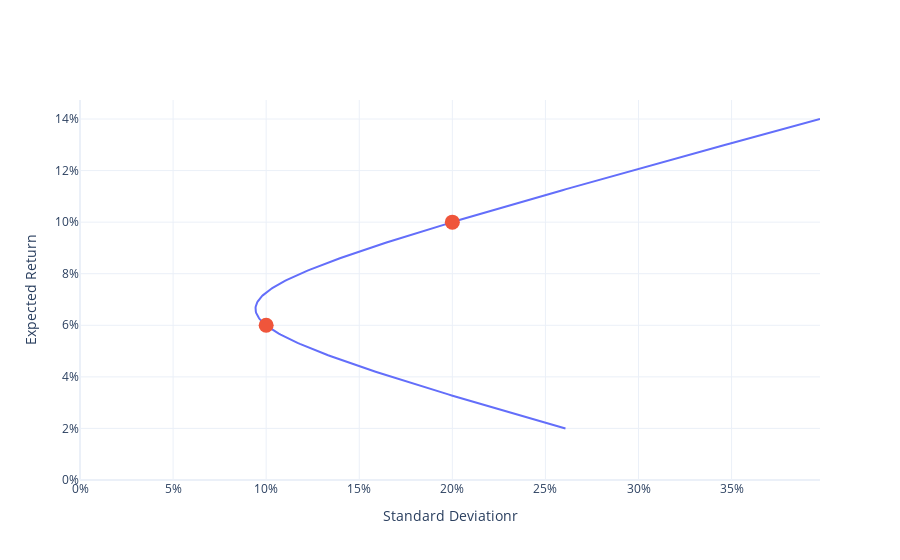

Notebook code for this chart:
### Markdown cell above
# FIGURE

### Code cell
import numpy as np
import plotly.graph_objects as go

wt1 = np.arange(-1, 2.01, 0.01)
wt2 = 1 - wt1
mn = wt1*mn1 + wt2*mn2
vr = (
    wt1**2 * sd1**2 + 
    wt2**2 * sd2**2 + 
    wt1 * wt2 * sd1 * sd2 * corr
)
sd = np.sqrt(vr)

string = "asset 1: %{text:.0f}%<br>asset 2: %{customdata:.0f}%<extra></extra>"
trace1 = go.Scatter(
    x=sd,
    y=mn,
    mode="lines",
    text=100*wt1,
    customdata=100*wt2,
    hovertemplate=string
)
trace2 = go.Scatter(
    x = [sd1, sd2],
    y = [mn1, mn2],
    mode="markers",
    text=["asset 1", "asset 2"],
    hovertemplate="%{text}<extra></extra>",
    marker=dict(size=15),
)
fig = go.Figure(trace1)
fig.add_trace(trace2)
fig.update_layout(
    xaxis_title="Standard Deviationr",
    yaxis_title="Expected Return",
    xaxis_rangemode="tozero",
    yaxis_rangemode="tozero",
    xaxis_tickformat=".0%",
    yaxis_tickformat=".0%",
    template="plotly_white",
    showlegend=False
)
fig.show()

### Figure 1 — Plotly figure (JSON) as saved in the notebook; plotly's stock layout.template omitted (floating-point values rounded to 4 significant figures; data arrays with more than 128 entries replaced by an {"elided": "..."} marker saying what was removed)
{"data": [{"customdata": {"elided": "301 float values"}, "hovertemplate": "asset 1: %{text:.0f}%<br>asset 2: %{customdata:.0f}%<extra></extra>", "mode": "lines", "text": {"elided": "301 float values"}, "type": "scatter", "x": {"elided": "301 float values"}, "y": {"elided": "301 float values"}}, {"hovertemplate": "%{text}<extra></extra>", "marker": {"size": 15}, "mode": "markers", "text": ["asset 1", "asset 2"], "type": "scatter", "x": [0.2, 0.1], "y": [0.1, 0.06]}], "layout": {"showlegend": false, "xaxis": {"rangemode": "tozero", "tickformat": ".0%", "title": {"text": "Standard Deviationr"}}, "yaxis": {"rangemode": "tozero", "tickformat": ".0%", "title": {"text": "Expected Return"}}}}
